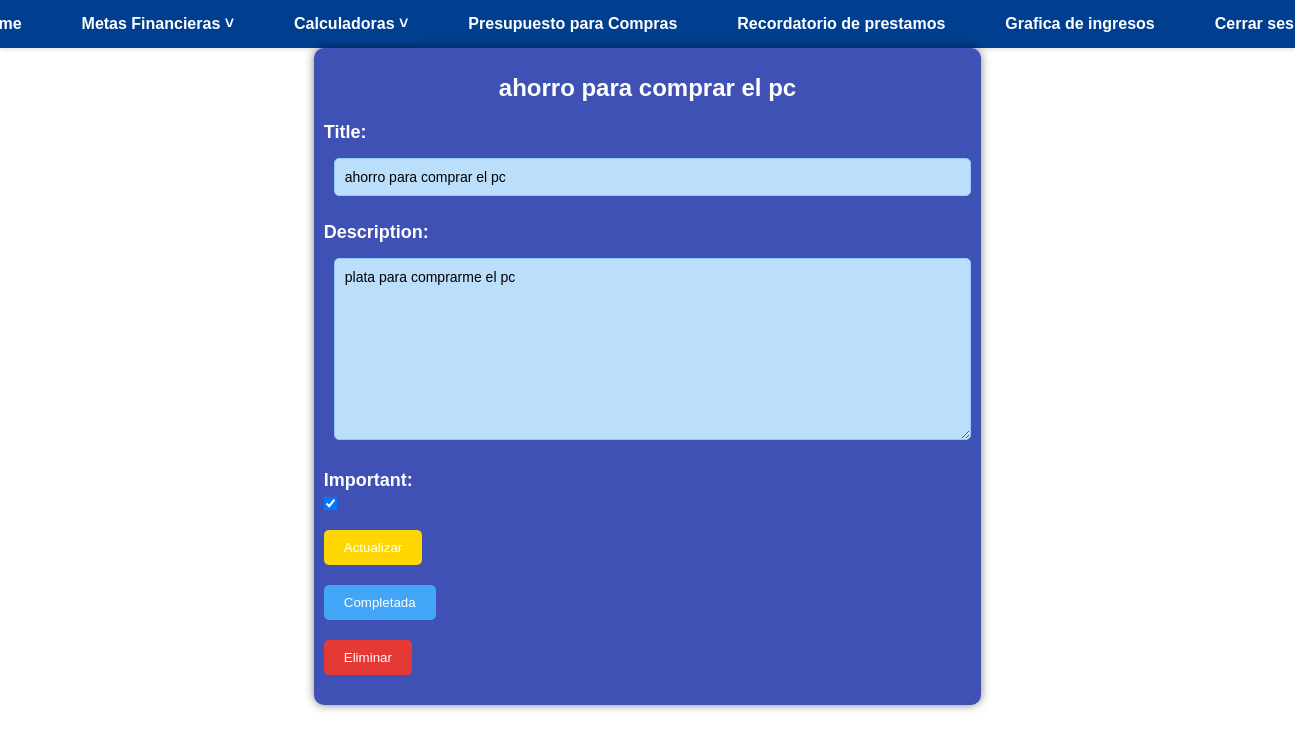
/tasks/15/ (signed in), run on the app's committed database.
### sitioweb/models.py (models this page shows, shortened)
class task(models.Model):
    title = models.CharField(max_length=100)  # Campo para el título de la tarea
    description = models.TextField(blank=True)  # Campo opcional para la descripción de la tarea
    date_created = models.DateTimeField(auto_now_add=True)  # Fecha de creación de la tarea (autoañadida)
    date_completed = models.DateTimeField(null=True, blank=True)  # Fecha de completado de la tarea (opcional)
    important = models.BooleanField(default=False)  # Indica si la tarea es importante o no
    user = models.ForeignKey(User, on_delete=models.CASCADE)  # Relación con el usuario que creó la tarea

### sitioweb/views.py (the view, shortened to what this page needs)
# urls.py: path('tasks/<int:task_id>/', views.tasks_detalles, name='detalles_task'),  # Ruta para ver detalles de una tarea específica
@login_required
def tasks_detalles(request, task_id):
    if request.method == 'GET':
        Task = get_object_or_404(task, pk=task_id, user=request.user)
        form = taskform(instance=Task)
        return render(request, 'tasks_detalles.html', {'Task': Task, 'form': form})

### sitioweb/forms.py
class taskform(ModelForm):
    class Meta:
        model = task
        fields = ['title', 'description', 'important']

### sitioweb/templates/tasks_detalles.html (shortened to what this page needs)
{% extends 'base.html' %}
{% load static %}
{% block extra_css %}
    <link rel="stylesheet" href="{% static 'css/tasks_detalles.css' %}">
{% endblock %}
{% block content %}
<div class="task-details">
    <h1 class="task-title">{{ Task.title }}</h1>
    <form class="task-form" method="POST">
        {{ form.as_p }}
        <button class="update-button">
            Actualizar
        </button>
    </form>
    <div class="button-group">
        <form class="complete-form" action="{% url 'completar_task' Task.id %}" method="POST">
            <button class="complete-button">
                Completada
            </button>
        </form>
        <form class="delete-form" action="{% url 'delete_task' Task.id %}" method="POST">
            <button class="delete-button">
                Eliminar
            </button>
        </form>
    </div>
</div>
{% endblock %}

### sitioweb/static/css/base.css (style rules this page uses)
body { font-family: Arial, sans-serif; margin: 0; padding: 0; background-color: #ffffff; }

### sitioweb/static/css/tasks_detalles.css (style rules this page uses)
body { background-color: #fff; color: #fff; font-family: Arial, sans-serif; }
.task-details { width: 50%; margin: 0 auto; padding: 10px; background-color: #3F51B5; border-radius: 10px; box-shadow: 0 0 10px rgba(0, 0, 0, 0.5); }
.task-title { font-size: 24px; font-weight: bold; margin-bottom: 20px; text-align: center; }
.task-form, .complete-form, .delete-form { margin-bottom: 20px; }
button { padding: 10px 20px; border: none; border-radius: 5px; cursor: pointer; }
.update-button { background-color: #FFD700; color: #fff; }
.complete-button { background-color: #42a5f5; color: #fff; }
.delete-button { background-color: #e53935; color: #fff; }
input, textarea { width: 95%; padding: 10px; margin: 10px 10px; border: 1px solid #90caf9; border-radius: 5px; background-color: #bbdefb; color: #000; font-family:Arial, Helvetica, sans-serif; font-size: 14px; }
input[type="checkbox"] { width: auto; margin: 0 20px 0 0; }
form label { margin-bottom: 5px; display: block; color: #fff; font-size: 18px; font-family: Arial, Helvetica, sans-serif; font-weight: bold; }

### data on the page
task: title "ahorro para comprar el pc", description "plata para comprarme el pc", important "☑"
